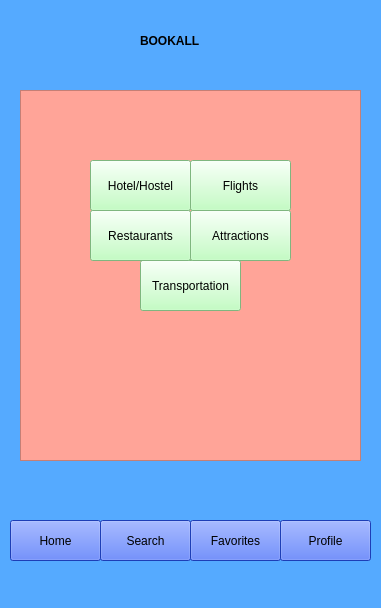
<?xml version="1.0" encoding="UTF-8"?>
<ui version="4.0">
 <class>MainWindow</class>
 <widget class="QMainWindow" name="MainWindow">
  <property name="geometry">
   <rect>
    <x>0</x>
    <y>0</y>
    <width>381</width>
    <height>608</height>
   </rect>
  </property>
  <property name="windowTitle">
   <string>MainWindow</string>
  </property>
  <property name="styleSheet">
   <string notr="true">background-color: rgb(85, 170, 255);</string>
  </property>
  <widget class="QWidget" name="centralwidget">
   <widget class="QPushButton" name="pushButton_2">
    <property name="geometry">
     <rect>
      <x>10</x>
      <y>520</y>
      <width>91</width>
      <height>41</height>
     </rect>
    </property>
    <property name="styleSheet">
     <string notr="true">background-color: rgb(41, 87, 255);</string>
    </property>
    <property name="text">
     <string>Home</string>
    </property>
   </widget>
   <widget class="QPushButton" name="pushButton">
    <property name="geometry">
     <rect>
      <x>280</x>
      <y>520</y>
      <width>91</width>
      <height>41</height>
     </rect>
    </property>
    <property name="styleSheet">
     <string notr="true">background-color: rgb(41, 87, 255);</string>
    </property>
    <property name="text">
     <string>Profile</string>
    </property>
   </widget>
   <widget class="QPushButton" name="pushButton_3">
    <property name="geometry">
     <rect>
      <x>100</x>
      <y>520</y>
      <width>91</width>
      <height>41</height>
     </rect>
    </property>
    <property name="styleSheet">
     <string notr="true">background-color: rgb(41, 87, 255);</string>
    </property>
    <property name="text">
     <string>Search</string>
    </property>
   </widget>
   <widget class="QPushButton" name="pushButton_4">
    <property name="geometry">
     <rect>
      <x>190</x>
      <y>520</y>
      <width>91</width>
      <height>41</height>
     </rect>
    </property>
    <property name="styleSheet">
     <string notr="true">background-color: rgb(41, 87, 255);</string>
    </property>
    <property name="text">
     <string>Favorites</string>
    </property>
   </widget>
   <widget class="QFrame" name="frame">
    <property name="geometry">
     <rect>
      <x>20</x>
      <y>90</y>
      <width>341</width>
      <height>371</height>
     </rect>
    </property>
    <property name="styleSheet">
     <string notr="true">background-color: rgb(255, 164, 152);
border-color: rgb(255, 0, 0);</string>
    </property>
    <property name="frameShape">
     <enum>QFrame::StyledPanel</enum>
    </property>
    <property name="frameShadow">
     <enum>QFrame::Raised</enum>
    </property>
    <widget class="QPushButton" name="pushButton_9">
     <property name="geometry">
      <rect>
       <x>120</x>
       <y>170</y>
       <width>101</width>
       <height>51</height>
      </rect>
     </property>
     <property name="styleSheet">
      <string notr="true">background-color: rgb(178, 255, 178);</string>
     </property>
     <property name="text">
      <string>Transportation</string>
     </property>
    </widget>
    <widget class="QPushButton" name="pushButton_8">
     <property name="geometry">
      <rect>
       <x>170</x>
       <y>120</y>
       <width>101</width>
       <height>51</height>
      </rect>
     </property>
     <property name="styleSheet">
      <string notr="true">background-color: rgb(178, 255, 178);</string>
     </property>
     <property name="text">
      <string>Attractions</string>
     </property>
    </widget>
    <widget class="QPushButton" name="pushButton_5">
     <property name="geometry">
      <rect>
       <x>70</x>
       <y>70</y>
       <width>101</width>
       <height>51</height>
      </rect>
     </property>
     <property name="styleSheet">
      <string notr="true">background-color: rgb(178, 255, 178);</string>
     </property>
     <property name="text">
      <string>Hotel/Hostel</string>
     </property>
    </widget>
    <widget class="QPushButton" name="pushButton_7">
     <property name="geometry">
      <rect>
       <x>70</x>
       <y>120</y>
       <width>101</width>
       <height>51</height>
      </rect>
     </property>
     <property name="styleSheet">
      <string notr="true">background-color: rgb(178, 255, 178);</string>
     </property>
     <property name="text">
      <string>Restaurants</string>
     </property>
    </widget>
    <widget class="QPushButton" name="pushButton_6">
     <property name="geometry">
      <rect>
       <x>170</x>
       <y>70</y>
       <width>101</width>
       <height>51</height>
      </rect>
     </property>
     <property name="styleSheet">
      <string notr="true">background-color: rgb(178, 255, 178);</string>
     </property>
     <property name="text">
      <string>Flights</string>
     </property>
    </widget>
   </widget>
   <widget class="QLabel" name="label">
    <property name="geometry">
     <rect>
      <x>140</x>
      <y>20</y>
      <width>101</width>
      <height>41</height>
     </rect>
    </property>
    <property name="styleSheet">
     <string notr="true">font: 14pt &quot;MV Boli&quot;;
font: bold;
</string>
    </property>
    <property name="text">
     <string>BOOKALL</string>
    </property>
   </widget>
  </widget>
  <widget class="QMenuBar" name="menubar">
   <property name="geometry">
    <rect>
     <x>0</x>
     <y>0</y>
     <width>381</width>
     <height>21</height>
    </rect>
   </property>
  </widget>
  <widget class="QStatusBar" name="statusbar"/>
 </widget>
 <resources/>
 <connections/>
</ui>
